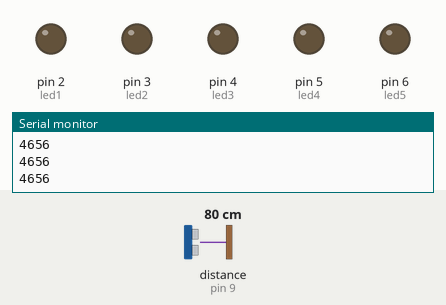
The sketch below on a simulated Arduino Uno, built with avr-gcc and run on an emulated ATmega328P. Shown: output pins drawn as LEDs (lit = HIGH), the last lines printed to the serial monitor. Dashed ring = blinking. The inputs (shaded band) are chosen by the test bench; at power-on: distance to the obstacle (sensor on pin 9) 80 cm. The echo pulse lasts 58.3 µs per cm.

Above: at 1.2 s.
1.3 s: distance to the obstacle (sensor on pin 9) set to 10 cm
2.8 s: distance to the obstacle (sensor on pin 9) set to 7 cm
At 3.05 s:
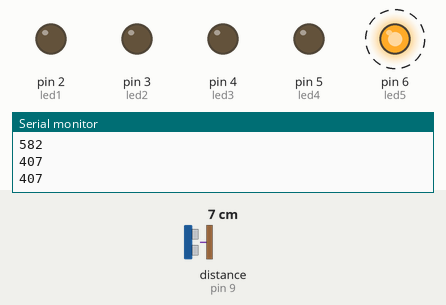
5.8 s: distance to the obstacle (sensor on pin 9) set to 2 cm
At 6.07 s:
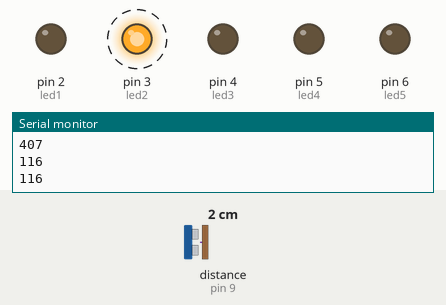
8.8 s: distance to the obstacle (sensor on pin 9) set to 5 cm
At 9.09 s:
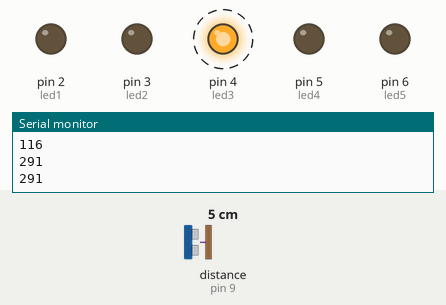
11.8 s: distance to the obstacle (sensor on pin 9) set to 9 cm
At 11.8 s:
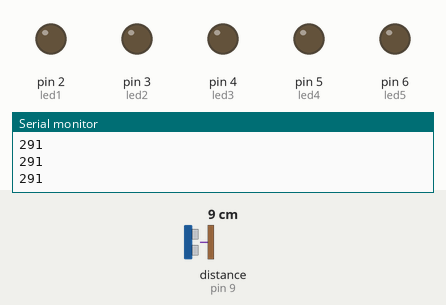
13.3 s: distance to the obstacle (sensor on pin 9) set to 4 cm
At 13.55 s:
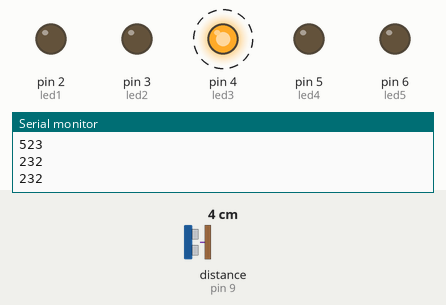
Timing chart, 0 to 17.3 s (numbered marks = the images above; inputs shaded):
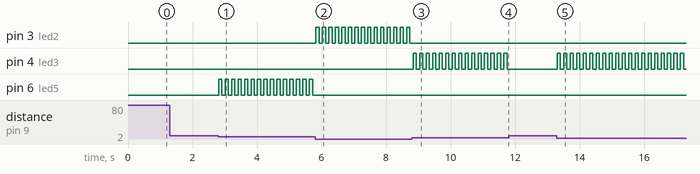

The sketch:

3B_dalnomer_6.ino
```cpp
#include <Ultrasonic.h>
#define TRIGGER_PIN 10
#define ECHO_PIN 9
Ultrasonic ultrasonic(TRIGGER_PIN, ECHO_PIN);
int led1 = 2;
int led2 = 3;
int led3 = 4;
int led4 = 5;
int led5 = 6;
void setup()
{
  Serial.begin(9600);
  pinMode(led1, OUTPUT);
  pinMode(led2, OUTPUT);
  pinMode(led3, OUTPUT);
  pinMode(led4, OUTPUT);
  pinMode(led5, OUTPUT);
}
void loop()
{
  float cmMsec, inMsec;
  long microsec = ultrasonic.timing();

  cmMsec = ultrasonic.convert(microsec, Ultrasonic::CM);
  Serial.println(microsec);
  if (microsec >= 0 and microsec <= 100)
  {
    digitalWrite(led1, HIGH);
    delay(100);
    digitalWrite(led1, LOW);
    delay(100);
  }
  else if (microsec >= 101 and microsec <= 200)
  {
    digitalWrite(led2, HIGH);
    delay(100);
    digitalWrite(led2, LOW);
    delay(100);
  }
  else if (microsec >= 201 and microsec <= 300)
  {
    digitalWrite(led3, HIGH);
    delay(100);
    digitalWrite(led3, LOW);
    delay(100);
  }
  else if (microsec >= 301 and microsec <= 400)
  {
    digitalWrite(led4, HIGH);
    delay(100);
    digitalWrite(led4, LOW);
    delay(100);
  }
  else if (microsec >= 401 and microsec <= 500)
  {
    digitalWrite(led5, HIGH);
    delay(100);
    digitalWrite(led5, LOW);
    delay(100);
  }
}
```

Measured:
- the behaviour switches between 9 and 8 cm on distance to the obstacle (sensor on pin 9) (found by bisection; images 0 and 1)
- the behaviour switches between 3 and 4 cm on distance to the obstacle (sensor on pin 9) (found by bisection; images 2 and 3)
- after the input at 2.8 s, pin 6 (led5): alternates HIGH for 0.10 s and LOW for 0.10 s, starting at once
- after the input at 5.8 s, pin 3 (led2): alternates HIGH for 0.10 s and LOW for 0.10 s, starting at once; pin 6 (led5): stops changing and stays LOW
- after the input at 8.8 s, pin 3 (led2): stops changing and stays LOW; pin 4 (led3): alternates HIGH for 0.10 s and LOW for 0.10 s, starting at once
- after the input at 11.8 s, pin 4 (led3): stops changing and stays LOW
- after the input at 13.3 s, pin 4 (led3): alternates HIGH for 0.10 s and LOW for 0.10 s, starting at once
